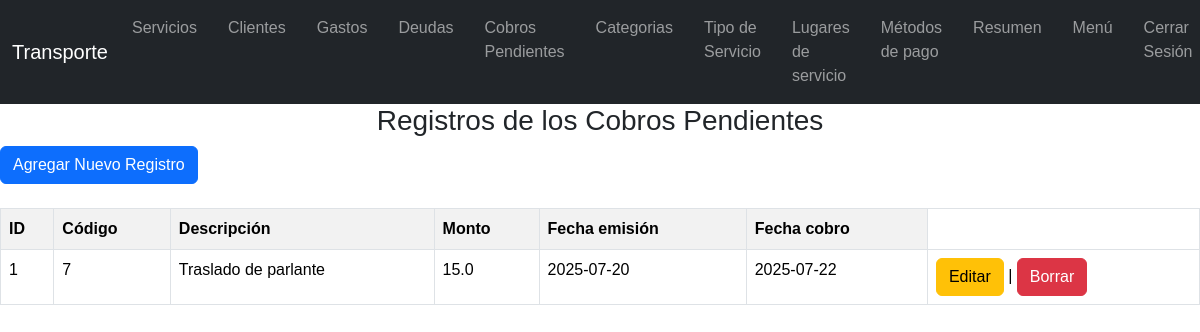
Page /tregistroscobros (signed in) on the earlier database version.
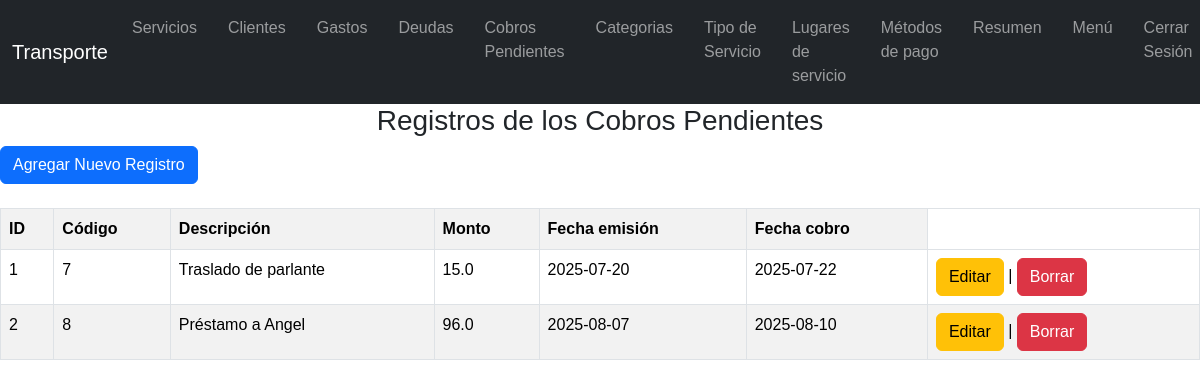
Same page on the later database version.
### tables this page shows
CREATE TABLE "cobros" (
	"cod_cob"	INTEGER,
	"des_cob"	TEXT,
	"monto"	REAL,
	"fec_emi"	TEXT,
	"fec_cob"	TEXT,
	"cond_cob"	INTEGER,
	PRIMARY KEY("cod_cob" AUTOINCREMENT)
);

### flask_app.py (the view)
@app.route("/tregistroscobros")
def tregistroscobros():
    if 'usuario' not in session:
        return redirect(url_for('login'))
    conn = sqlite3.connect("data1.db")
    c = conn.cursor()
    c.execute("""SELECT *
              FROM cobros
              WHERE cond_cob=1""")
    datos = c.fetchall()
    conn.close()
    return render_template("tregistros_cobros.html", registros=datos)

### templates/tregistros_cobros.html (shortened to what this page needs)
<!DOCTYPE html>
<html>
<head>
    <link href="https://cdn.jsdelivr.net/npm/bootstrap@5.3.7/dist/css/bootstrap.min.css" rel="stylesheet">
    <link rel="stylesheet" href="../static/style.css">
</head>
<body>
    {% include "tmenu.html" %}
    <h3 class="text-center">Registros de los Cobros Pendientes</h3>
    <a href="/tformcobros" class="btn btn-primary">Agregar Nuevo Registro</a> <br><br>
    <div class="table-responsive">
        <table border="1" class="table table-striped table-bordered">
            <tr>
                <th>ID</th>
                <th>Código</th>
                <th>Descripción</th>
                <th>Monto</th>
                <th>Fecha emisión</th>
                <th>Fecha cobro</th>
            </tr>
            {% for r in registros %}
            <tr>
                <td>{{ loop.index }}</td>
                <td>{{ r[0] }}</td>
                <td>{{ r[1] }}</td>
                <td>{{ r[2] }}</td>
                <td>{{ r[3] }}</td>
                <td>{{ r[4] }}</td>
                <td>
                    <a href="/teditarcobros/{{ r[0] }}" class="btn btn-warning">Editar</a> |
                    <a href="/tborrarcobros/{{ r[0] }}" class="btn btn-danger" onclick="return confirm('¿Estás seguro de borrar este registro?');">Borrar</a>
                </td>
            </tr>
            {% endfor %}
        </table>
    </div>
    <br>
</body>
</html>

Differences in the rows shown:
now on this page (row edited): cobros: cod_cob "8", des_cob "Préstamo a Angel", monto "96.0", fec_emi "2025-08-07", fec_cob "2025-08-10"
